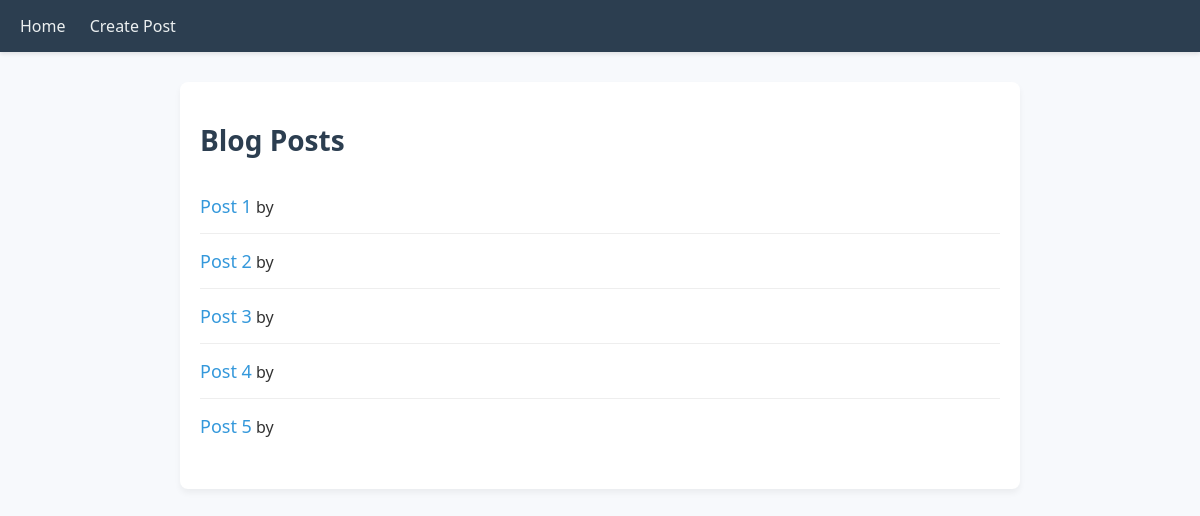
Before: / with the older database file.
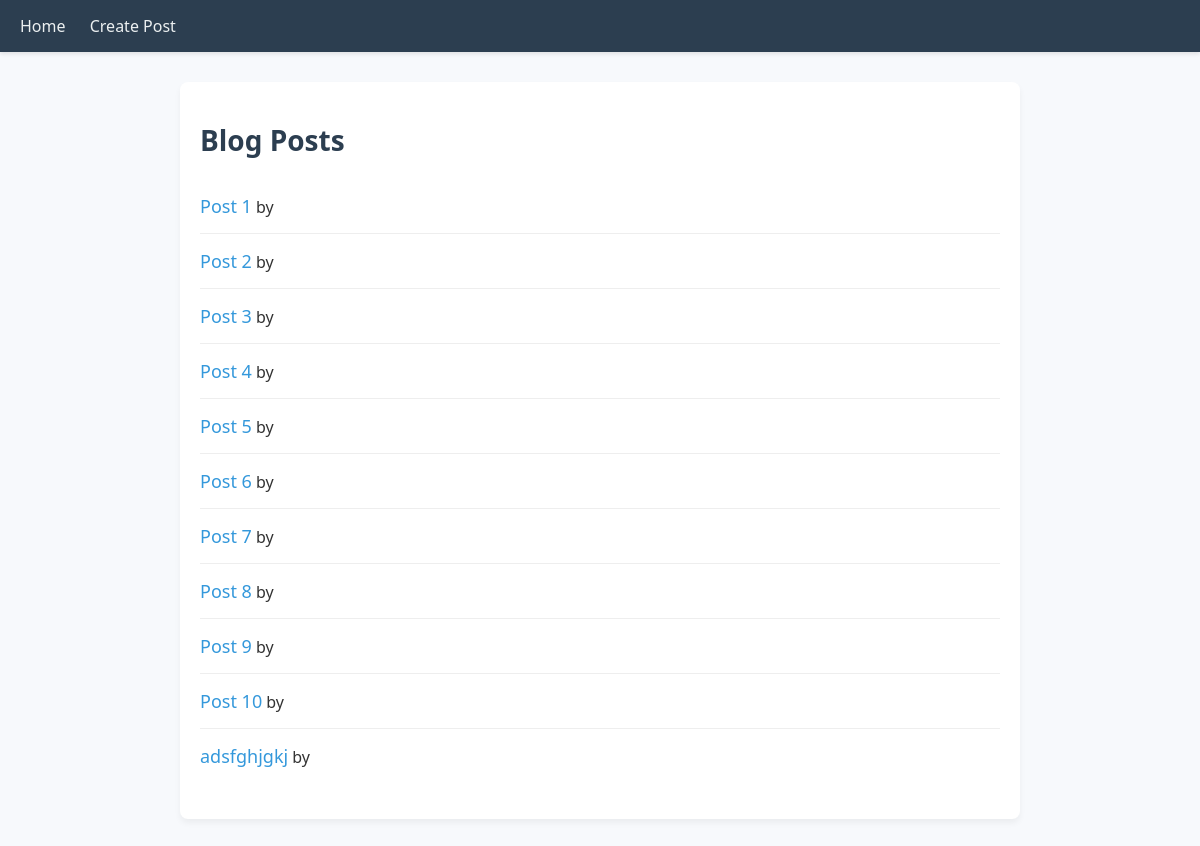
After: the same page with the newer database file.
### models.py (models this page shows)
class Post(db.Model):
    id = db.Column(db.Integer, primary_key=True)
    title = db.Column(db.String(120), nullable=False)
    content = db.Column(db.Text, nullable=False)
    author_id = db.Column(db.Integer, db.ForeignKey('user.id'), nullable=False, index=True)
    author = db.relationship('User', backref='posts')

### app.py (the view)
@app.route('/')
def index():
    page = request.args.get('page', 1, type=int)
    per_page = 15
    posts = Post.query.with_entities(Post.id, Post.title, Post.author).paginate(page=page, per_page=per_page)
    return render_template('index.html', posts=posts)

### templates/index.html (shortened to what this page needs)
{% extends 'base.html' %}
{% block content %}
    <h1>Blog Posts</h1>
    <ul class="post-list">
        {% for post in posts %}
            <li>
                <a href="{{ url_for('post', post_id=post.id) }}">{{ post.title }}</a>
                by {{ post.author }}
            </li>
        {% endfor %}
    </ul>
{% endblock %}

### templates/base.html (shortened to what this page needs)
<!DOCTYPE html>
<html lang="en">
<head>
    <link rel="stylesheet" href="{{ url_for('static', filename='style.css') }}">
</head>
<body>
    <nav class="navigation">
        <a href="{{ url_for('index') }}">Home</a>
        <a href="{{ url_for('create_post') }}">Create Post</a>
    </nav>
    <main class="main-content">
        {% block content %}{% endblock %}
    </main>
</body>
</html>

### static/style.css (style rules this page uses)
body { font-family: 'Segoe UI', Arial, sans-serif; margin: 0; padding: 0; background-color: #f7f9fc; color: #333; }
.navigation { background-color: #2c3e50; padding: 15px 20px; box-shadow: 0 2px 4px rgba(0, 0, 0, 0.1); }
.navigation a { color: #ecf0f1; text-decoration: none; margin-right: 20px; font-size: 16px; transition: color 0.3s ease; }
.main-content { max-width: 800px; margin: 30px auto; padding: 20px; background-color: #fff; border-radius: 8px; box-shadow: 0 4px 6px rgba(0, 0, 0, 0.05); }
h1 { font-size: 28px; color: #2c3e50; margin-bottom: 20px; }
.post-list { list-style: none; padding: 0; }
.post-list li { padding: 15px 0; border-bottom: 1px solid #eee; }
.post-list li:last-child { border-bottom: none; }
.post-list a { color: #3498db; text-decoration: none; font-size: 18px; transition: color 0.3s ease; }

Changed rows visible on the page:
added Post: title "Post 6"
added Post: title "Post 7"
added Post: title "Post 8"
added Post: title "Post 9"
added Post: title "Post 10"
added Post: title "adsfghjgkj"
